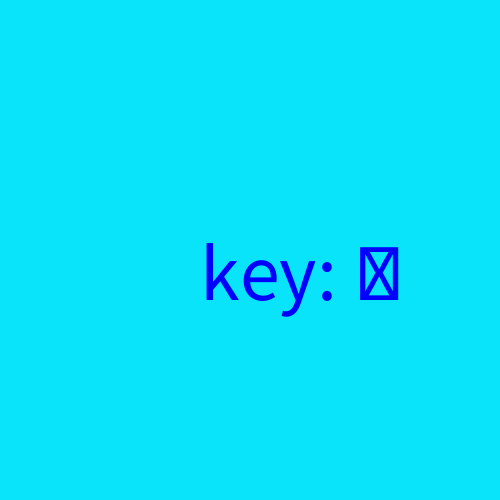
Frame 1 (no input)
Frame 60 (the mouse pressed at the canvas centre just before this capture): identical to frame 1, image omitted
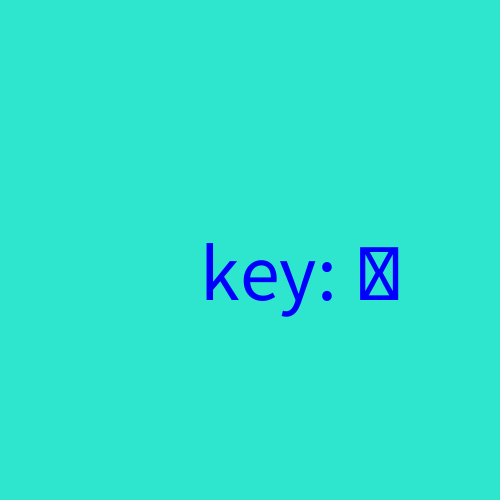
Frame 120 (the mouse held since frame 60 and released just before this capture)

The Processing sketch that drew these frames (run headless with seeded random() and noise(); from frame 60 on, the mouse is pressed at the canvas centre):

// Processing sketch: week02_1_void_setup_void_draw_fill_textSize_text_key
// ── week02_1_void_setup_void_draw_fill_textSize_text_key.pde
//week02_1_void_setup_void_draw_fill_textSize_text_key
//鍵盤的操作,與上周的mouse結合
//File-Preference
void setup(){//設定函式
  size(500, 500);//視窗大小
}
void draw(){
  if(mousePressed)background(#2EE5CE);
  else background(#0AE4FA);//用Tool-Color選擇器
  fill(0, 0, 255);//藍色填充色
  textSize(80);//字的大小
  text("key: "+ key, 200, 300);//關注音輸入法,才能收 key
}
